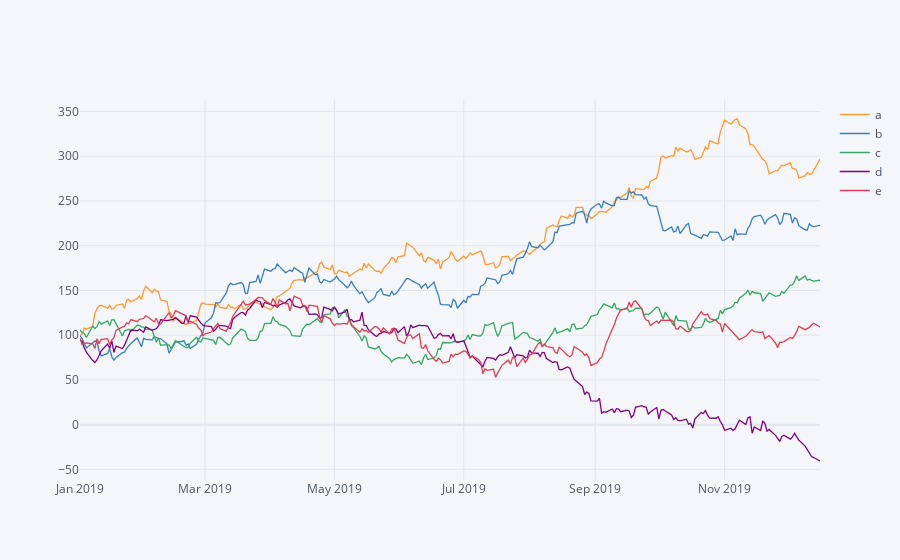

The notebook cell this image was saved under:
### Markdown cell above
`Cufflinks`는 `DataFrame` 클래스에 `df.iplot()` 메서드를 추가합니다. 이 메서드는 `plotly`를 백엔드로 써서 상호작용형 플롯을 만듭니다. 이 절의 모든 코드 예제는 상호작용형 플롯을 정적 비트맵으로 다운로드하는 옵션을 사용합니다. 이렇게 하면 글 사이에 그림을 넣을 수 있습니다. 주피터 노트북 환경에서 만들어진 그림은 모두 상호작용형입니다. 다음 코드로 만들어보죠.

### Code cell
# 오프라인(노트북 모드) 기능 사용
plyo.iplot(df.iplot(asFigure=True), # asFigure 인수로 df.iplot()를 호출하면 로컬 플롯 가능
           # image='png', # 이미지 옵션은 플롯의 정적 비트맵 버전도 제공합니다.
           filename='ply_01') # 저장할 비트맵의 파일 이름이 지정(파일 확장자는 자동으로 추가됨)

### Figure 1 — Plotly figure (JSON) as saved in the notebook; plotly's stock layout.template omitted (floating-point values rounded to 4 significant figures; data arrays with more than 128 entries replaced by an {"elided": "..."} marker saying what was removed)
{"data": [{"line": {"color": "rgba(255, 153, 51, 1.0)", "dash": "solid", "shape": "linear", "width": 1.3}, "mode": "lines", "name": "a", "text": "", "type": "scatter", "x": {"elided": "250 str values"}, "y": {"elided": "250 float values"}}, {"line": {"color": "rgba(55, 128, 191, 1.0)", "dash": "solid", "shape": "linear", "width": 1.3}, "mode": "lines", "name": "b", "text": "", "type": "scatter", "x": {"elided": "250 str values"}, "y": {"elided": "250 float values"}}, {"line": {"color": "rgba(50, 171, 96, 1.0)", "dash": "solid", "shape": "linear", "width": 1.3}, "mode": "lines", "name": "c", "text": "", "type": "scatter", "x": {"elided": "250 str values"}, "y": {"elided": "250 float values"}}, {"line": {"color": "rgba(128, 0, 128, 1.0)", "dash": "solid", "shape": "linear", "width": 1.3}, "mode": "lines", "name": "d", "text": "", "type": "scatter", "x": {"elided": "250 str values"}, "y": {"elided": "250 float values"}}, {"line": {"color": "rgba(219, 64, 82, 1.0)", "dash": "solid", "shape": "linear", "width": 1.3}, "mode": "lines", "name": "e", "text": "", "type": "scatter", "x": {"elided": "250 str values"}, "y": {"elided": "250 float values"}}], "layout": {"legend": {"bgcolor": "#F5F6F9", "font": {"color": "#4D5663"}}, "paper_bgcolor": "#F5F6F9", "plot_bgcolor": "#F5F6F9", "title": {"font": {"color": "#4D5663"}}, "xaxis": {"gridcolor": "#E1E5ED", "showgrid": true, "tickfont": {"color": "#4D5663"}, "title": {"font": {"color": "#4D5663"}, "text": ""}, "zerolinecolor": "#E1E5ED"}, "yaxis": {"gridcolor": "#E1E5ED", "showgrid": true, "tickfont": {"color": "#4D5663"}, "title": {"font": {"color": "#4D5663"}, "text": ""}, "zerolinecolor": "#E1E5ED"}}}
